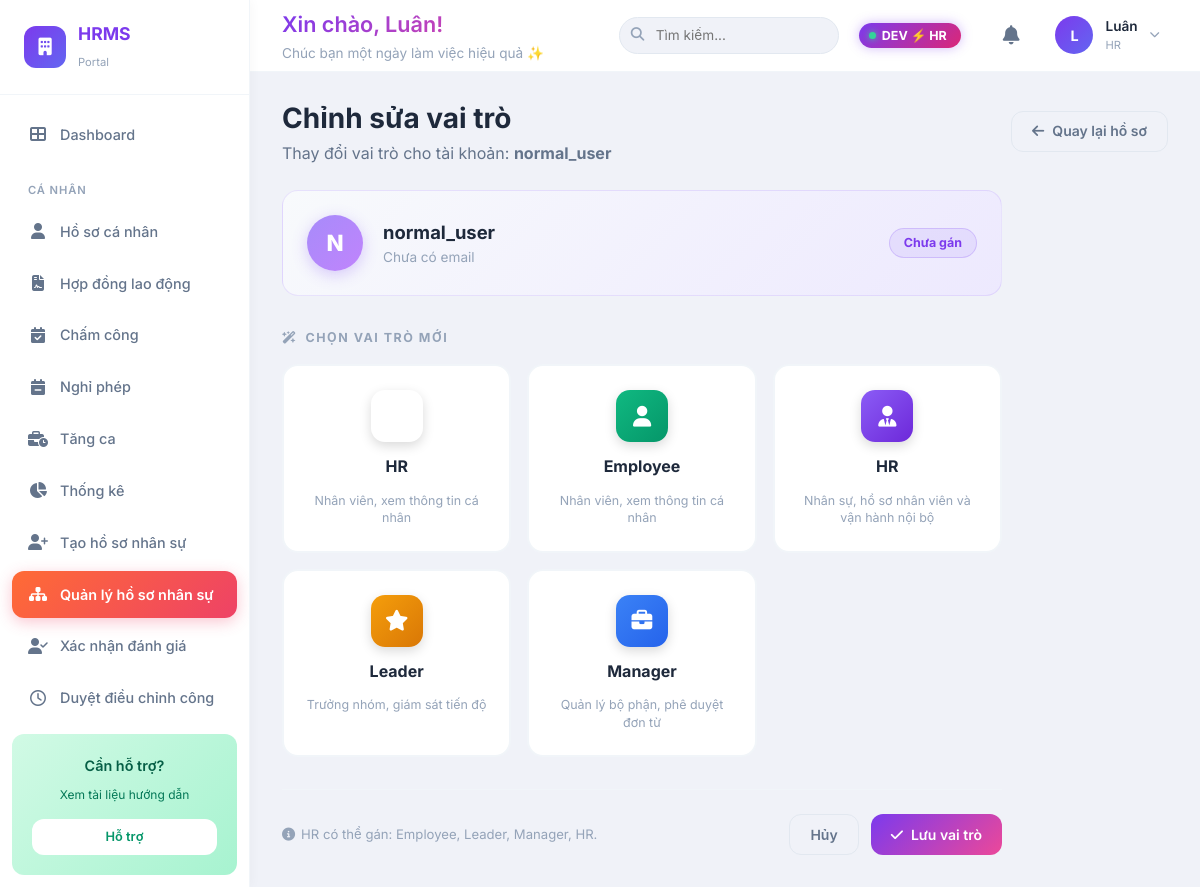
Screenshot of /users/5/assign-role/ (signed in) with the database file from the repository.
### accounts/models/account_model.py (models this page shows, shortened)
class UserProfile(models.Model):
    user = models.OneToOneField(
        User,
        on_delete=models.CASCADE,
        related_name="profile",
        help_text="Django user that owns this profile.",
    )
    role = models.ForeignKey(
        Role,
        on_delete=models.SET_NULL,
        null=True,
        blank=True,
        related_name="users",
        help_text="System role used for interface and access control.",
    )
    permissions = models.ManyToManyField(
        CustomPermission,
        blank=True,
        related_name="users",
        help_text="Custom permissions assigned independently from role.",
    )
    full_name = models.CharField(
        max_length=255,
        blank=True,
        null=True,
        default="",
        help_text="Full name from registration.",
    )
    employee_id = models.CharField(
        max_length=50,
        unique=True,
        help_text="Unique employee ID.",
    )
    @property
    def is_admin(self):
        if self.role and self.role.name == Role.ADMIN:
            return True
        return bool(self.user_id and self.user.is_superuser and not self.role)
    class Meta:
        ordering = ["user__username"]

### accounts/models/role_model.py (models this page shows, shortened)
class Role(models.Model):
    ADMIN = "admin"
    HR = "hr"
    MANAGER = "manager"
    LEADER = "leader"
    EMPLOYEE = "employee"
    ROLE_CHOICES = [
        (ADMIN, "Admin"),
        (HR, "HR"),
        (MANAGER, "Manager"),
        (LEADER, "Leader"),
        (EMPLOYEE, "Employee"),
    ]
    name = models.CharField(
        max_length=50,
        unique=True,
        choices=ROLE_CHOICES,
        help_text="Tên vai trò (VD: 'admin', 'manager').",
    )
    description = models.TextField(
        blank=True,
        default="",
        help_text="Mô tả vai trò này làm gì.",
    )
    class Meta:
        ordering = ["name"]

### employee_profiles/views/profile_views.py (the view, shortened to what this page needs)
# urls.py: path('users/<int:user_id>/assign-role/', hr_assign_role_view, name='hr_assign_role'),
@login_required
@user_passes_test(can_manage_work_info)
def hr_assign_role_view(request, user_id):
    if is_admin_user(request.user):
        messages.error(request, 'Tài khoản Admin gán vai trò qua mục Quản lý tài khoản hệ thống.')
        return redirect('user_list')
    target_user = get_object_or_404(User, pk=user_id)
    profile = ensure_profile(target_user)
    editor_is_admin = is_admin_user(request.user)
    if editor_is_admin:
        available_roles = Role.objects.all()
    else:
        available_roles = Role.objects.exclude(name=Role.ADMIN)
    return render(request, 'employee_profiles/hr_assign_role.html', {
        'target_user': target_user,
        'profile': profile,
        'available_roles': available_roles,
        'active_page': 'users',
        'editor_is_admin': editor_is_admin,
    })

### employee_profiles/templates/employee_profiles/hr_assign_role.html (shortened to what this page needs)
{% extends 'accounts/base_dashboard.html' %}
{% block content %}
<div class="page-header animate-fade">
    <div>
        <h1>Chỉnh sửa vai trò</h1>
        <p class="text-secondary">Thay đổi vai trò cho tài khoản: <strong>{{ target_user.username }}</strong></p>
    </div>
    <a href="{% url 'hr_view_profile' target_user.id %}" class="btn btn-secondary">
        <i class="fa-solid fa-arrow-left"></i> Quay lại hồ sơ
    </a>
</div>
<div class="role-picker-wrapper animate-fade">
    <div class="rp-user-banner">
        <div class="rp-avatar">{{ target_user.username|make_list|first|upper }}</div>
        <div>
            <div class="rp-user-name">{{ profile.full_name|default:target_user.username }}</div>
            <div class="rp-user-email">{{ target_user.email|default:"Chưa có email" }}</div>
        </div>
        <div class="rp-user-current">
            {% if profile.role %}
                {{ profile.role.get_name_display }}
            {% else %}
                Chưa gán
            {% endif %}
        </div>
    </div>
    <div class="rp-section-title">
        <i class="fa-solid fa-wand-magic-sparkles"></i> Chọn vai trò mới
    </div>
    <form method="post" novalidate id="roleForm">
        <div class="rp-grid">
            {% for role in available_roles %}
            <div class="rp-card {% if profile.role and profile.role.pk == role.pk %}selected{% endif %}"
                 data-role="{{ role.name }}"
                 data-role-id="{{ role.pk }}"
                 onclick="pickRole(this)">
                <div class="rp-icon">
                    {% if role.name == 'admin' %}
                        <i class="fa-solid fa-shield-halved"></i>
                    {% elif role.name == 'hr' %}
                        <i class="fa-solid fa-user-tie"></i>
                    {% elif role.name == 'manager' %}
                        <i class="fa-solid fa-briefcase"></i>
                    {% elif role.name == 'leader' %}
                        <i class="fa-solid fa-star"></i>
                    {% else %}
                        <i class="fa-solid fa-user"></i>
                    {% endif %}
                </div>
                <div class="rp-card-title">{{ role.get_name_display }}</div>
                <div class="rp-card-desc">
                    {% if role.name == 'admin' %}
                        Quản trị hệ thống, phân quyền truy cập
                    {% elif role.name == 'hr' %}
                        Nhân sự, hồ sơ nhân viên và vận hành nội bộ
                    {% elif role.name == 'manager' %}
                        Quản lý bộ phận, phê duyệt đơn từ
                    {% elif role.name == 'leader' %}
                        Trưởng nhóm, giám sát tiến độ
                    {% else %}
                        Nhân viên, xem thông tin cá nhân
                    {% endif %}
                </div>
            </div>
            {% endfor %}
        </div>
        <div class="rp-footer">
            <div class="rp-hint">
                <i class="fa-solid fa-circle-info"></i>
                {% if editor_is_admin %}
                    Admin có thể gán tất cả vai trò.
                {% else %}
                    HR có thể gán: Employee, Leader, Manager, HR.
                {% endif %}
            </div>
            <div class="rp-actions">
                <a href="{% url 'hr_view_profile' target_user.id %}" class="btn btn-secondary">Hủy</a>
                <button type="submit" class="btn btn-primary">
                    <i class="fa-solid fa-check"></i> Lưu vai trò
                </button>
            </div>
        </div>
    </form>
</div>
{% endblock %}

### accounts/templates/accounts/base_dashboard.html (shortened to what this page needs)
{% load static %}
<!DOCTYPE html>
<html lang="vi">
<head>
    <link rel="stylesheet" href="https://cdnjs.cloudflare.com/ajax/libs/font-awesome/6.5.1/css/all.min.css">
    <link rel="stylesheet" href="{% static 'accounts/css/style.css' %}">
</head>
<body>
    <div class="app-wrapper">
        <aside class="sidebar" id="sidebar">
            <div class="sidebar-header">
                <div class="sidebar-logo">
                    <div class="logo-icon">
                        <i class="fa-solid fa-building"></i>
                    </div>
                    <div class="logo-text">
                        <span class="logo-name">HRMS</span>
                        <span class="logo-sub">Portal</span>
                    </div>
                </div>
            </div>
            <nav class="sidebar-nav">
                <a href="{% url 'dashboard' %}"
                   class="nav-item {% if active_page == 'dashboard' %}active{% endif %}">
                    <i class="fa-solid fa-th-large"></i>
                    <span>Dashboard</span>
                </a>
                {% if not request.user.profile.is_admin %}
                <div class="nav-section-title">Cá nhân</div>
                <a href="{% url 'profile' %}"
                   class="nav-item {% if active_page == 'profile' %}active{% endif %}">
                    <i class="fa-solid fa-user"></i>
                    <span>Hồ sơ cá nhân</span>
                </a>
                <a href="{% url 'contract' %}" class="nav-item {% if active_page == 'contract' %}active{% endif %}">
                    <i class="fa-solid fa-file-contract"></i>
                    <span>Hợp đồng lao động</span>
                </a>
                <a href="{% url 'attendance' %}" class="nav-item {% if active_page == 'attendance' %}active{% endif %}">
                    <i class="fa-solid fa-calendar-check"></i>
                    <span>Chấm công</span>
                </a>
                <a href="{% url 'leave' %}" class="nav-item {% if active_page == 'leave' %}active{% endif %}">
                    <i class="fa-solid fa-calendar-minus"></i>
                    <span>Nghỉ phép</span>
                </a>
                <a href="{% url 'overtime' %}" class="nav-item {% if active_page == 'overtime' %}active{% endif %}">
                    <i class="fa-solid fa-business-time"></i>
                    <span>Tăng ca</span>
                </a>
                {% if request.user.profile.role.name == 'hr' or request.user.profile.role.name == 'manager' or request.user.profile.role.name == 'leader' %}
                <a href="{% url 'statistics' %}" class="nav-item {% if active_page == 'statistics' %}active{% endif %}">
                    <i class="fa-solid fa-chart-pie"></i>
                    <span>Thống kê</span>
                </a>
                {% endif %}
                {% if request.user.profile.role.name == 'hr' %}
                <a href="{% url 'hr_create_profile' %}" class="nav-item {% if active_page == 'hr_profiles' %}active{% endif %}">
                    <i class="fa-solid fa-user-plus"></i>
                    <span>Tạo hồ sơ nhân sự</span>
                </a>
                <a href="{% url 'user_list' %}" class="nav-item {% if active_page == 'users' %}active{% endif %}">
                    <i class="fa-solid fa-sitemap"></i>
                    <span>Quản lý hồ sơ nhân sự</span>
                </a>
                <a href="{% url 'evaluation_hr_approval' %}" class="nav-item {% if active_page == 'evaluation_hr_approval' %}active{% endif %}">
                    <i class="fa-solid fa-user-check"></i>
                    <span>Xác nhận đánh giá</span>
                </a>
                <a href="{% url 'attendance_adjustment_review' %}" class="nav-item {% if active_page == 'attendance_adjustment_review' %}active{% endif %}">
                    <i class="fa-regular fa-clock"></i>
                    <span>Duyệt điều chỉnh công</span>
                </a>
                {% endif %}
                {% endif %}
            </nav>
            <div class="sidebar-help">
                <p>Cần hỗ trợ?</p>
                <span>Xem tài liệu hướng dẫn</span>
                <a href="#" class="btn-support">Hỗ trợ</a>
            </div>
        </aside>
        <div class="main-area">
            <header class="topbar">
                <div class="topbar-left">
                    <div class="welcome-section">
                        <h2 class="text-gradient">
                            Xin chào, {{ request.user.profile.full_name|default:request.user.username }}!
                        </h2>
                        <p>Chúc bạn một ngày làm việc hiệu quả ✨</p>
                    </div>
                </div>
                <div class="topbar-right">
                    <div class="search-box">
                        <i class="fa-solid fa-search"></i>
                        <input type="text" placeholder="Tìm kiếm...">
                    </div>
                    {% if request.user.is_superuser %}
                    <div class="dev-switcher">
                        <button class="dev-toggle" onclick="document.getElementById('devPanel').classList.toggle('open')" type="button">
                            <span class="dev-dot"></span>
                            DEV ⚡ {% if request.user.profile.role %}{{ request.user.profile.role.get_name_display }}{% else %}No Role{% endif %}
                        </button>
                    </div>
                    {% endif %}
                    <div class="notification-wrapper" style="position: relative;">
                        <button class="notification-btn" id="notificationBtn" style="background: none; border: none; cursor: pointer; position: relative;">
                            <i class="fa-solid fa-bell" style="font-size: 1.2rem; color: var(--text-secondary);"></i>
                        </button>
                    </div>
                    <div class="user-menu">
                        <div class="user-avatar">
                            {{ request.user.username|make_list|first|upper }}
                        </div>
                        <div class="user-info">
                            <span class="name">
                                {{ request.user.profile.full_name|default:request.user.username }}
                            </span>
                            <span class="role">
                                {% if request.user.profile.role %}
                                    {{ request.user.profile.role.get_name_display }}
                                {% else %}
                                    User
                                {% endif %}
                            </span>
                        </div>
                        <i class="fa-solid fa-chevron-down" style="font-size:0.65rem;color:var(--text-muted);"></i>
                    </div>
                </div>
            </header>
            <main class="content">
                {% block content %}{% endblock %}
            </main>
        </div>
    </div>
</body>
</html>

### rows the page displays
UserProfile: full_name "normal_user"
Role: name "HR", shows "Nhân viên, xem thông tin cá nhân"
Role: name "Employee", shows "Nhân viên, xem thông tin cá nhân"
Role: name "HR", shows "Nhân sự, hồ sơ nhân viên và vận hành nội bộ"
Role: name "Leader", shows "Trưởng nhóm, giám sát tiến độ"
Role: name "Manager", shows "Quản lý bộ phận, phê duyệt đơn từ"

### other values shown
{{ request.user.profile.full_name|default:request.user.username }} "Luân"
{{ request.user.profile.role.get_name_display }} "HR"
{{ request.user.username|make_list|first|upper }} "L"
{{ target_user.username }} "normal_user"
{{ target_user.username|make_list|first|upper }} "N"
{{ target_user.email|default:"Chưa có email" }} "Chưa có email"
